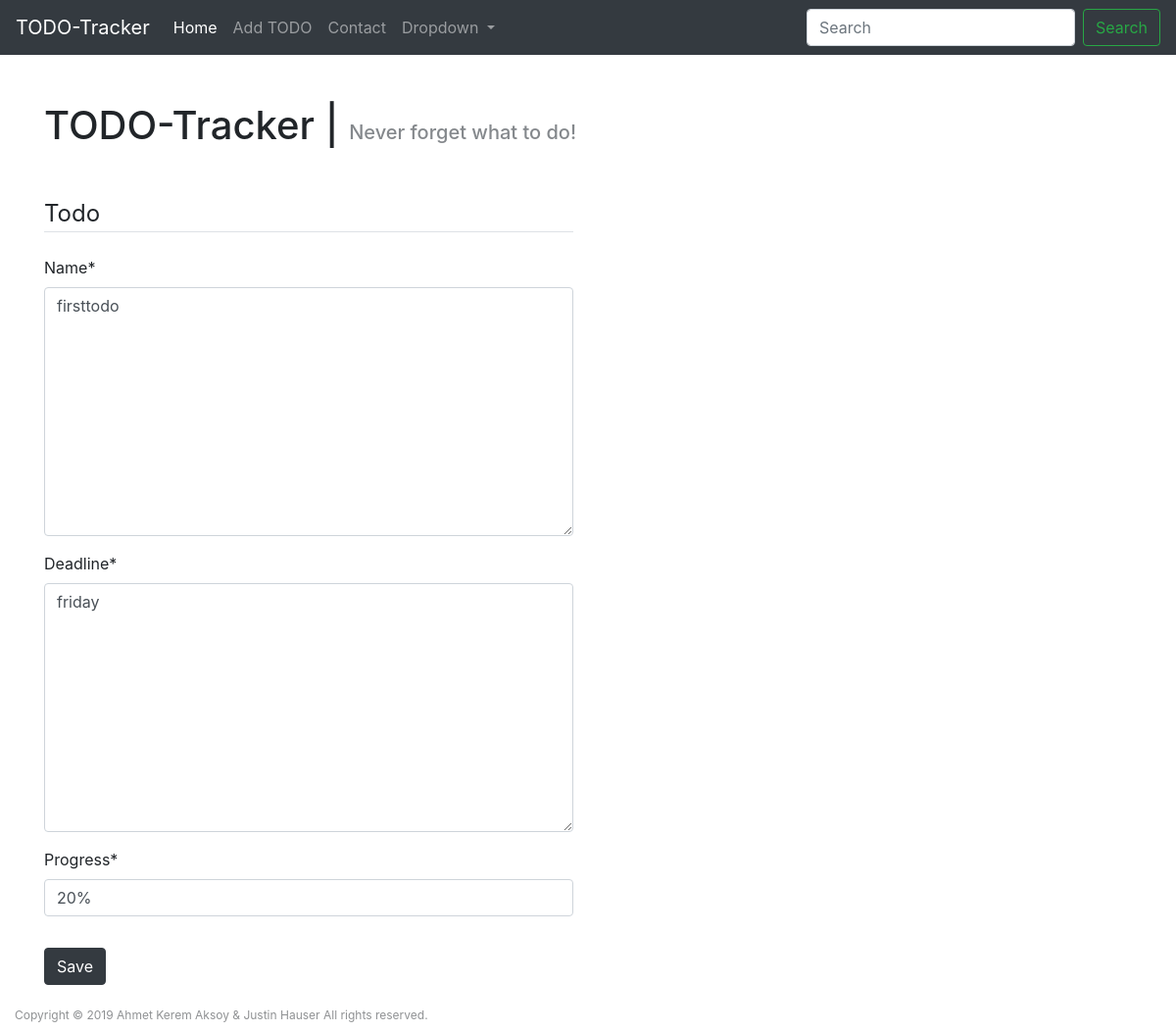
The app's page /todos/todo/1/edit with its own data.
### todos/models.py (models this page shows, shortened)
class Todo(models.Model):
    name = models.TextField(max_length=160)
    deadline = models.TextField(max_length=160)
    progress = models.CharField(max_length=4)
    objects = models.Manager()

### todos/views.py (the view)
# urls.py: path('todo/<int:pk>/edit', TodoUpdateView.as_view(), name='todos-edittodo'),
class TodoUpdateView(UpdateView):
    model = Todo
    fields = ['name', 'deadline', 'progress']

### todos/templates/todos/todo_form.html (shortened to what this page needs)
{% extends "todos/base.html" %}
{% load crispy_forms_tags %}
{% block content %}
    <div class="container">
        <div class="row">
            <div class="col-lg-6">
                <form method="POST">
                    <fieldset class="form-group">
                        <legend class="border-bottom mb-4">Todo</legend>
                        {{ form|crispy }}
                    </fieldset>
                    <div class="form-group">
                        <button class="btn btn-dark" type="submit">Save</button>
                    </div>
                </form>
            </div>
        </div>
    </div>
{% endblock content %}

### records on screen
Todo: name "firsttodo", deadline "friday", progress "20%"
